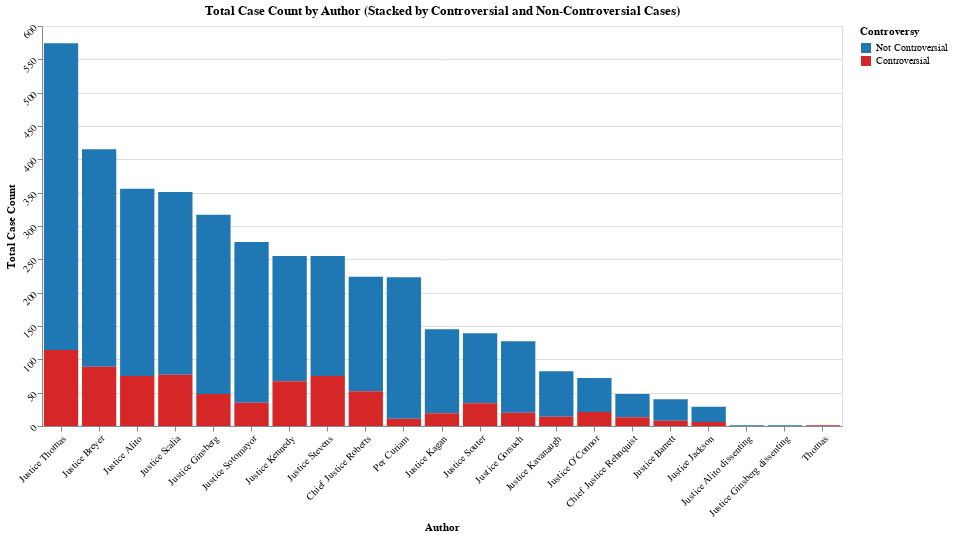

This figure's notebook cell:
### Code cell
# Aggregate the data to get the total case count for each author, split by controversial and non-controversial cases
author_case_stats = long_df.groupby(['Author(s)', 'Controversial']).agg(
    case_count=('F-K Score', 'size'),
    mean_fk_score=('F-K Score', 'mean'),
    min_fk_score=('F-K Score', 'min'),
    max_fk_score=('F-K Score', 'max'),
    mean_fre_score=('FRE Score', 'mean'),
    min_fre_score=('FRE Score', 'min'),
    max_fre_score=('FRE Score', 'max')
).reset_index()

# Create the stacked bar chart
stacked_bar_chart = alt.Chart(author_case_stats).mark_bar().encode(
    x=alt.X('Author(s):N', title='Author', sort=alt.EncodingSortField(field='case_count', op='sum', order='descending')),
    y=alt.Y('case_count:Q', title='Total Case Count'),
    color=alt.Color('Controversial:N', title='Controversial', scale=alt.Scale(domain=[0, 1], range=['#1f77b4', '#d62728']),
        legend=alt.Legend(
            title="Controversy",
            values=[0, 1],
            labelExpr="datum.value == 0 ? 'Not Controversial' : 'Controversial'"
        )
    ),
    tooltip=[
        alt.Tooltip('Author(s):N', title='Author'),
        alt.Tooltip('case_count:Q', title='Case Count'),
        alt.Tooltip('Controversial:N', title='Controversial'),
        alt.Tooltip('mean_fk_score:Q', title='Mean F-K Score'),
        alt.Tooltip('min_fk_score:Q', title='Min F-K Score'),
        alt.Tooltip('max_fk_score:Q', title='Max F-K Score'),
        alt.Tooltip('mean_fre_score:Q', title='Mean FRE Score'),
        alt.Tooltip('min_fre_score:Q', title='Min FRE Score'),
        alt.Tooltip('max_fre_score:Q', title='Max FRE Score')
    ]
).properties(
    title='Total Case Count by Author (Stacked by Controversial and Non-Controversial Cases)',
    width=800,
    height=400
).configure_axis(
    labelAngle=-45
)

# Display the chart
stacked_bar_chart.display()

### Figure 1 — Vega-Lite specification as saved in the notebook (floating-point values rounded to 4 significant figures)
{"config": {"view": {"continuousWidth": 300, "continuousHeight": 300}, "axis": {"labelAngle": -45}}, "data": {"name": "data-1526563ac521f2fbfd93cbdde22b05c1"}, "mark": {"type": "bar"}, "encoding": {"color": {"field": "Controversial", "legend": {"labelExpr": "datum.value == 0 ? 'Not Controversial' : 'Controversial'", "title": "Controversy", "values": [0, 1]}, "scale": {"domain": [0, 1], "range": ["#1f77b4", "#d62728"]}, "title": "Controversial", "type": "nominal"}, "tooltip": [{"field": "Author(s)", "title": "Author", "type": "nominal"}, {"field": "case_count", "title": "Case Count", "type": "quantitative"}, {"field": "Controversial", "title": "Controversial", "type": "nominal"}, {"field": "mean_fk_score", "title": "Mean F-K Score", "type": "quantitative"}, {"field": "min_fk_score", "title": "Min F-K Score", "type": "quantitative"}, {"field": "max_fk_score", "title": "Max F-K Score", "type": "quantitative"}, {"field": "mean_fre_score", "title": "Mean FRE Score", "type": "quantitative"}, {"field": "min_fre_score", "title": "Min FRE Score", "type": "quantitative"}, {"field": "max_fre_score", "title": "Max FRE Score", "type": "quantitative"}], "x": {"field": "Author(s)", "sort": {"field": "case_count", "op": "sum", "order": "descending"}, "title": "Author", "type": "nominal"}, "y": {"field": "case_count", "title": "Total Case Count", "type": "quantitative"}}, "height": 400, "title": "Total Case Count by Author (Stacked by Controversial and Non-Controversial Cases)", "width": 800, "$schema": "https://vega.github.io/schema/vega-lite/v5.8.0.json", "datasets": {"data-1526563ac521f2fbfd93cbdde22b05c1": [{"Author(s)": "Chief Justice Rehnquist", "Controversial": 0, "case_count": 35, "mean_fk_score": 6.132, "min_fk_score": 1.288, "max_fk_score": 11.18, "mean_fre_score": 46.12, "min_fre_score": 5.28, "max_fre_score": 65.81}, {"Author(s)": "Chief Justice Rehnquist", "Controversial": 1, "case_count": 13, "mean_fk_score": 8.325, "min_fk_score": 1.517, "max_fk_score": 13.38, "mean_fre_score": 36.61, "min_fre_score": 5.527, "max_fre_score": 73.2}, {"Author(s)": "Chief Justice Roberts", "Controversial": 0, "case_count": 172, "mean_fk_score": 7.809, "min_fk_score": 1.1, "max_fk_score": 11.71, "mean_fre_score": 54.43, "min_fre_score": 5.19, "max_fre_score": 75.55}, {"Author(s)": "Chief Justice Roberts", "Controversial": 1, "case_count": 52, "mean_fk_score": 7.537, "min_fk_score": 1.164, "max_fk_score": 11.38, "mean_fre_score": 48.91, "min_fre_score": 5.2, "max_fre_score": 75.22}, {"Author(s)": "Justice Alito", "Controversial": 0, "case_count": 281, "mean_fk_score": 7.648, "min_fk_score": 1.0, "max_fk_score": 13.7, "mean_fre_score": 51.04, "min_fre_score": 5.489, "max_fre_score": 78.85}, {"Author(s)": "Justice Alito", "Controversial": 1, "case_count": 75, "mean_fk_score": 7.423, "min_fk_score": 1.167, "max_fk_score": 11.59, "mean_fre_score": 54.79, "min_fre_score": 6.21, "max_fre_score": 76.62}, {"Author(s)": "Justice Alito dissenting", "Controversial": 0, "case_count": 1, "mean_fk_score": 9.571, "min_fk_score": 9.571, "max_fk_score": 9.571, "mean_fre_score": 58.73, "min_fre_score": 58.73, "max_fre_score": 58.73}, {"Author(s)": "Justice Barrett", "Controversial": 0, "case_count": 32, "mean_fk_score": 8.501, "min_fk_score": 1.375, "max_fk_score": 9.964, "mean_fre_score": 55.92, "min_fre_score": 6.336, "max_fre_score": 69.62}, {"Author(s)": "Justice Barrett", "Controversial": 1, "case_count": 8, "mean_fk_score": 8.427, "min_fk_score": 7.627, "max_fk_score": 9.4, "mean_fre_score": 60.35, "min_fre_score": 55.57, "max_fre_score": 65.59}, {"Author(s)": "Justice Breyer", "Controversial": 0, "case_count": 326, "mean_fk_score": 7.948, "min_fk_score": 1.0, "max_fk_score": 13.33, "mean_fre_score": 51.71, "min_fre_score": 4.65, "max_fre_score": 75.24}, {"Author(s)": "Justice Breyer", "Controversial": 1, "case_count": 89, "mean_fk_score": 7.597, "min_fk_score": 1.118, "max_fk_score": 13.21, "mean_fre_score": 52.87, "min_fre_score": 5.4, "max_fre_score": 81.83}, {"Author(s)": "Justice Ginsberg", "Controversial": 0, "case_count": 269, "mean_fk_score": 8.195, "min_fk_score": 1.128, "max_fk_score": 57.27, "mean_fre_score": 50.59, "min_fre_score": 5.292, "max_fre_score": 83.56}, {"Author(s)": "Justice Ginsberg", "Controversial": 1, "case_count": 48, "mean_fk_score": 8.899, "min_fk_score": 1.3, "max_fk_score": 68.75, "mean_fre_score": 57.14, "min_fre_score": 5.63, "max_fre_score": 78.55}, {"Author(s)": "Justice Ginsberg dissenting", "Controversial": 0, "case_count": 1, "mean_fk_score": 7.843, "min_fk_score": 7.843, "max_fk_score": 7.843, "mean_fre_score": 61.16, "min_fre_score": 61.16, "max_fre_score": 61.16}, {"Author(s)": "Justice Gorsuch", "Controversial": 0, "case_count": 107, "mean_fk_score": 8.232, "min_fk_score": 1.15, "max_fk_score": 11.46, "mean_fre_score": 57.04, "min_fre_score": 6.138, "max_fre_score": 74.42}, {"Author(s)": "Justice Gorsuch", "Controversial": 1, "case_count": 20, "mean_fk_score": 7.945, "min_fk_score": 1.193, "max_fk_score": 9.6, "mean_fre_score": 58.28, "min_fre_score": 6.482, "max_fre_score": 71.9}, {"Author(s)": "Justice Jackson", "Controversial": 0, "case_count": 23, "mean_fk_score": 7.616, "min_fk_score": 1.173, "max_fk_score": 12.63, "mean_fre_score": 53.67, "min_fre_score": 5.675, "max_fre_score": 62.32}, {"Author(s)": "Justice Jackson", "Controversial": 1, "case_count": 6, "mean_fk_score": 9.489, "min_fk_score": 7.95, "max_fk_score": 11.57, "mean_fre_score": 55.48, "min_fre_score": 46.38, "max_fre_score": 62.15}, {"Author(s)": "Justice Kagan", "Controversial": 0, "case_count": 126, "mean_fk_score": 8.166, "min_fk_score": 1.117, "max_fk_score": 10.0, "mean_fre_score": 52.65, "min_fre_score": 6.113, "max_fre_score": 69.98}, {"Author(s)": "Justice Kagan", "Controversial": 1, "case_count": 19, "mean_fk_score": 8.599, "min_fk_score": 1.832, "max_fk_score": 9.95, "mean_fre_score": 56.16, "min_fre_score": 6.367, "max_fre_score": 63.86}, {"Author(s)": "Justice Kavanaugh", "Controversial": 0, "case_count": 68, "mean_fk_score": 7.695, "min_fk_score": 1.1, "max_fk_score": 11.74, "mean_fre_score": 52.59, "min_fre_score": 5.26, "max_fre_score": 74.67}, {"Author(s)": "Justice Kavanaugh", "Controversial": 1, "case_count": 14, "mean_fk_score": 8.246, "min_fk_score": 1.1, "max_fk_score": 9.94, "mean_fre_score": 58.73, "min_fre_score": 49.64, "max_fre_score": 67.65}, {"Author(s)": "Justice Kennedy", "Controversial": 0, "case_count": 188, "mean_fk_score": 7.774, "min_fk_score": 1.0, "max_fk_score": 12.77, "mean_fre_score": 54.56, "min_fre_score": 5.628, "max_fre_score": 78.47}, {"Author(s)": "Justice Kennedy", "Controversial": 1, "case_count": 67, "mean_fk_score": 7.269, "min_fk_score": 1.142, "max_fk_score": 11.92, "mean_fre_score": 53.4, "min_fre_score": 5.248, "max_fre_score": 83.52}, {"Author(s)": "Justice O'Connor", "Controversial": 0, "case_count": 51, "mean_fk_score": 6.231, "min_fk_score": 1.0, "max_fk_score": 12.25, "mean_fre_score": 47.55, "min_fre_score": 5.12, "max_fre_score": 75.99}, {"Author(s)": "Justice O'Connor", "Controversial": 1, "case_count": 21, "mean_fk_score": 7.064, "min_fk_score": 1.254, "max_fk_score": 12.22, "mean_fre_score": 49.4, "min_fre_score": 5.272, "max_fre_score": 75.52}, {"Author(s)": "Justice Scalia", "Controversial": 0, "case_count": 274, "mean_fk_score": 6.853, "min_fk_score": 1.0, "max_fk_score": 12.4, "mean_fre_score": 52.69, "min_fre_score": 5.129, "max_fre_score": 89.14}, {"Author(s)": "Justice Scalia", "Controversial": 1, "case_count": 77, "mean_fk_score": 7.074, "min_fk_score": 1.0, "max_fk_score": 12.5, "mean_fre_score": 53.26, "min_fre_score": 5.274, "max_fre_score": 79.58}, {"Author(s)": "Justice Sotomayor", "Controversial": 0, "case_count": 241, "mean_fk_score": 7.408, "min_fk_score": 1.118, "max_fk_score": 12.83, "mean_fre_score": 51.44, "min_fre_score": 5.119, "max_fre_score": 67.65}, {"Author(s)": "Justice Sotomayor", "Controversial": 1, "case_count": 35, "mean_fk_score": 7.954, "min_fk_score": 1.16, "max_fk_score": 12.22, "mean_fre_score": 53.03, "min_fre_score": 5.973, "max_fre_score": 65.83}, {"Author(s)": "Justice Souter", "Controversial": 0, "case_count": 105, "mean_fk_score": 8.631, "min_fk_score": 1.1, "max_fk_score": 13.5, "mean_fre_score": 50.31, "min_fre_score": 4.38, "max_fre_score": 77.57}, {"Author(s)": "Justice Souter", "Controversial": 1, "case_count": 34, "mean_fk_score": 7.697, "min_fk_score": 1.184, "max_fk_score": 12.64, "mean_fre_score": 53.07, "min_fre_score": 5.5, "max_fre_score": 91.88}, {"Author(s)": "Justice Stevens", "Controversial": 0, "case_count": 180, "mean_fk_score": 7.308, "min_fk_score": 1.0, "max_fk_score": 13.48, "mean_fre_score": 53.49, "min_fre_score": 5.498, "max_fre_score": 94.76}, {"Author(s)": "Justice Stevens", "Controversial": 1, "case_count": 75, "mean_fk_score": 7.554, "min_fk_score": 1.1, "max_fk_score": 13.7, "mean_fre_score": 48.23, "min_fre_score": 4.665, "max_fre_score": 78.45}, {"Author(s)": "Justice Thomas", "Controversial": 0, "case_count": 460, "mean_fk_score": 7.767, "min_fk_score": 1.0, "max_fk_score": 13.71, "mean_fre_score": 53.57, "min_fre_score": 5.135, "max_fre_score": 83.66}, {"Author(s)": "Justice Thomas", "Controversial": 1, "case_count": 114, "mean_fk_score": 7.29, "min_fk_score": 1.141, "max_fk_score": 11.7, "mean_fre_score": 53.85, "min_fre_score": 5.766, "max_fre_score": 85.69}, {"Author(s)": "Per Curiam", "Controversial": 0, "case_count": 212, "mean_fk_score": 7.297, "min_fk_score": 1.0, "max_fk_score": 12.8, "mean_fre_score": 55.88, "min_fre_score": 5.559, "max_fre_score": 82.61}, {"Author(s)": "Per Curiam", "Controversial": 1, "case_count": 11, "mean_fk_score": 7.734, "min_fk_score": 1.1, "max_fk_score": 11.1, "mean_fre_score": 59.81, "min_fre_score": 49.77, "max_fre_score": 72.53}, {"Author(s)": "Thomas", "Controversial": 1, "case_count": 1, "mean_fk_score": 9.567, "min_fk_score": 9.567, "max_fk_score": 9.567, "mean_fre_score": 58.15, "min_fre_score": 58.15, "max_fre_score": 58.15}]}}
